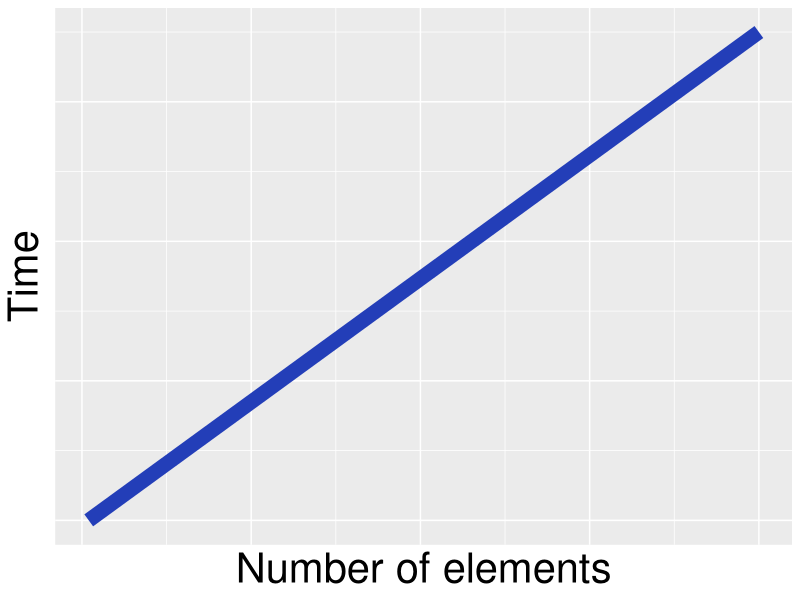
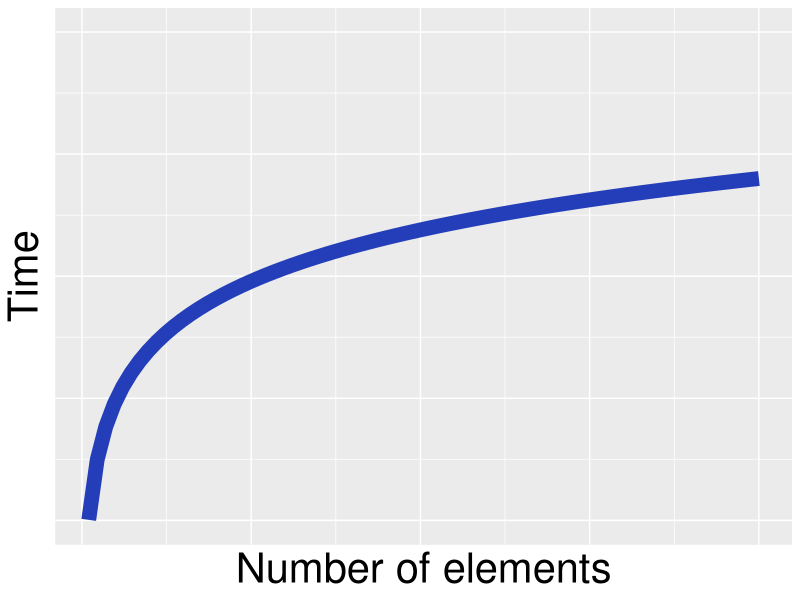
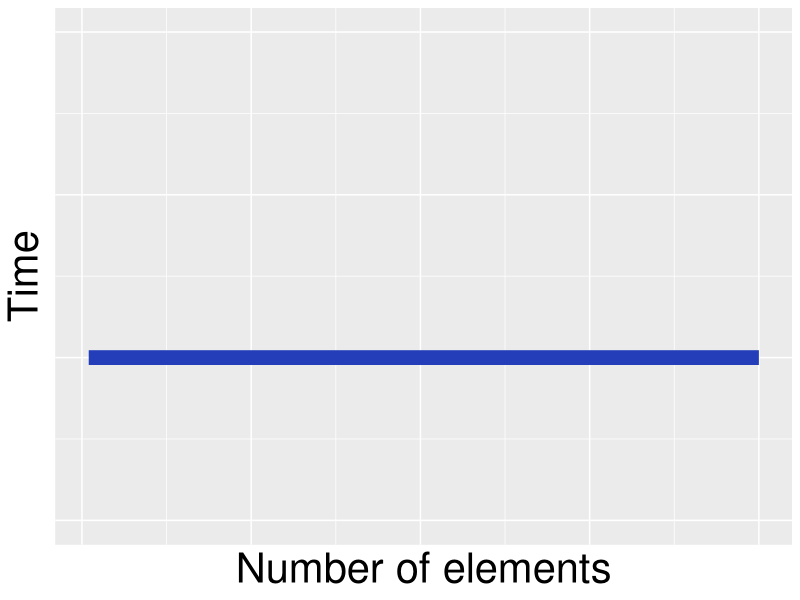

Source code (R) for these figures, in order:
library(ggplot2)

options(scipen = 999)

linear <- read.csv("data/linear.csv")
binary <- read.csv("data/binary.csv")
hash <- read.csv("data/hash.csv")

draw_graph <- function(y_limit, samp_data, exp_formula) {
    return(
        ggplot() +
            coord_cartesian(ylim = y_limit) +
            labs(
                y = "Time",
                x = "Number of elements",
            ) +
            stat_smooth(
                data = samp_data,
                mapping = aes(x, y),
                method = "lm",
                formula = exp_formula,
                color = "#233eb8",
                linetype = "solid",
                size = 5,
                se = FALSE
            ) +
            theme(
                text = element_text(size = 30),
                axis.text.x = element_blank(),
                axis.text.y = element_blank(),
                axis.ticks = element_blank()
            )
    )
}

ggsave(
    "outputs/o_n.png",
    plot = draw_graph(
        c(1, 350000),
        data.frame(x = c(1, 100), y = c(1, 350000)),
        y ~ x
    )
)

ggsave(
    "outputs/o_logn.png",
    plot = draw_graph(
        c(0, 1000),
        data.frame(x = c(1, 100), y = c(1, 700)),
        y ~ log(x)
    )
)

ggsave(
    "outputs/o_c.png",
    plot = draw_graph(
        c(0, 300),
        data.frame(x = c(1, 100), y = c(100, 100)),
        y ~ x
    )
)
